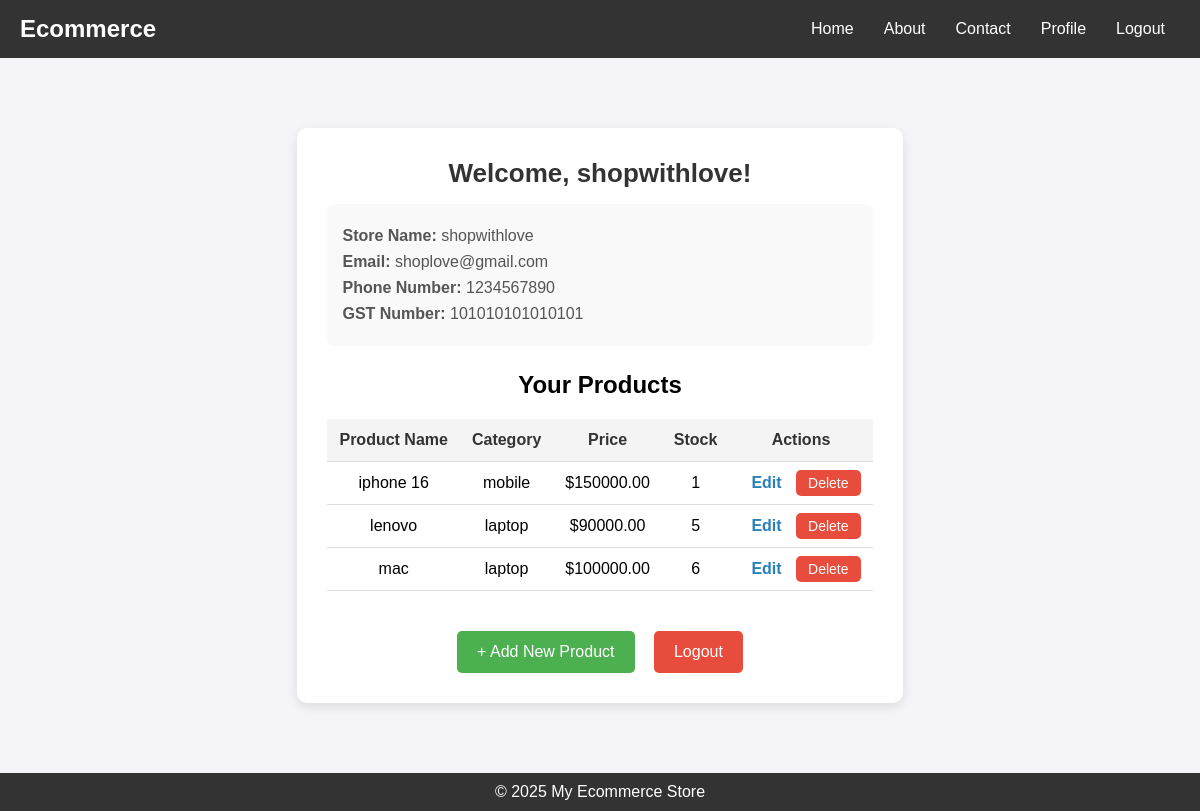
The app's page /seller/dashboard/ (signed in) with its own data.
### services/models.py (models this page shows, shortened)
class Seller(models.Model):
    user=models.OneToOneField(AppUser,on_delete=models.CASCADE,related_name='seller_profile')
    store_name=models.CharField(max_length=255,unique=True)
    phone_number=models.CharField(max_length=15)
    gst_number = models.CharField(max_length=20, unique=True, null=True, blank=True)
    email=models.EmailField()
    class Meta:
        verbose_name = "Seller"
        verbose_name_plural = "Sellers"
    def __str__(self):
        return self.store_name

class AppUser(AbstractUser):
    email = models.EmailField(unique=True)
    phone_number = models.CharField(max_length=15,blank=True,null=True)
    USERNAME_FIELD = "email"
    REQUIRED_FIELDS = ["username"]  #requried whern creating supoeruser

class Product(models.Model):
    CATEGORY_CHOICES = [
        ('laptop', 'Laptop'),
        ('mobile', 'Mobile'),
        ('headphone', 'Headphone'),
        ('smartwatch', 'Smartwatch'),
        ('speaker', 'Speaker'),
        ('accessories', 'Accessories'),
        ('keyboard', 'Keyboard'),
        ('mouse', 'Mouse'),
    ]
    seller = models.ForeignKey(Seller, on_delete=models.CASCADE, related_name='products')
    name = models.CharField(max_length=255)
    description = models.TextField()
    category = models.CharField(max_length=255, choices=CATEGORY_CHOICES)
    image = models.ImageField(upload_to='products/', null=True, blank=True)
    price = models.DecimalField(max_digits=10, decimal_places=2)
    stock = models.PositiveIntegerField()
    created_at = models.DateTimeField(auto_now_add=True)
    tags = models.ManyToManyField(Tag, blank=True, related_name='products')  # ✅ FIXED

### services/views.py (the view)
# urls.py: path("seller/dashboard/", SellerDashboardView.as_view(), name="seller_dashboard"),
class SellerDashboardView(LoginRequiredMixin, TemplateView):
    template_name = "seller/seller_dashboard.html"
    def get(self, request, *args, **kwargs):
        try:
            seller = request.user.seller_profile  # Try to get the linked Seller instance
            print("Seller exists:", seller)  # Debugging
        except AttributeError:
            print("User has no seller profile:", request.user)  # Debugging
            messages.error(request, "You are not registered as a seller.")
            return redirect("home")  # Redirect non-sellers to home
        return render(request, self.template_name, {"seller": seller})

### templates/seller/seller_dashboard.html (shortened to what this page needs)
{% extends "services/base.html" %}
{% block content %}
<div class="seller-dashboard-container">
    <h1>Welcome, {{ seller.store_name }}!</h1>
    <div class="dashboard-info">
        <p><strong>Store Name:</strong> {{ seller.store_name }}</p>
        <p><strong>Email:</strong> {{ seller.user.email }}</p>
        <p><strong>Phone Number:</strong> {{ seller.phone_number }}</p>
        <p><strong>GST Number:</strong> {{ seller.gst_number }}</p>
    </div>
    <h2>Your Products</h2>
    {% if seller.products.all %}
        <table class="seller-products-table">
            <thead>
                <tr>
                    <th>Product Name</th>
                    <th>Category</th>
                    <th>Price</th>
                    <th>Stock</th>
                    <th>Actions</th>
                </tr>
            </thead>
            <tbody>
                {% for product in seller.products.all %}
                <tr>
                    <td>{{ product.name }}</td>
                    <td>{{ product.category }}</td>
                    <td>${{ product.price }}</td>
                    <td>{{ product.stock }}</td>
                    <td>
                        <a href="{% url 'edit_product' product.id %}" class="edit-button">Edit</a>
                        <a href="{% url 'delete_product' product.id %}" class="delete-button" onclick="return confirm('Are you sure you want to delete this product?')">Delete</a>
                    </td>
                </tr>
                {% endfor %}
            </tbody>
        </table>
    {% else %}
        <p class="no-products">You haven't added any products yet.</p>
    {% endif %}
    <div class="dashboard-buttons">
        <a href="{% url 'add_product' %}" class="add-product-button">+ Add New Product</a>
        <a href="{% url 'logout' %}" class="logout-button">Logout</a>
    </div>
</div>
{% endblock %}

### static/services/css/styles.css (style rules this page uses)
* { margin: 0; padding: 0; box-sizing: border-box; font-family: 'Arial', sans-serif; }
body { background: #f4f4f9; display: flex; flex-direction: column; min-height: 100vh; }
.set-default-button, .delete-button { padding: 8px 12px; border: none; border-radius: 6px; cursor: pointer; font-size: 0.9rem; }
.delete-button { background: #d9534f; color: white; }

### static/seller/css/seller_styles.css (style rules this page uses)
.seller-dashboard-container { max-width: 800px; margin: 50px auto; padding: 20px; background-color: #fff; box-shadow: 0px 4px 8px rgba(0, 0, 0, 0.1); border-radius: 8px; }
.dashboard-info p { font-size: 16px; color: #333; margin: 10px 0; }
.logout-button { display: inline-block; margin-top: 20px; padding: 10px 20px; background-color: #e74c3c; color: white; text-decoration: none; border-radius: 5px; }
.seller-dashboard-container { max-width: 800px; margin: 50px auto; padding: 30px; background: #ffffff; border-radius: 10px; box-shadow: 0px 4px 12px rgba(0, 0, 0, 0.1); text-align: center; }
.seller-dashboard-container h1 { font-size: 26px; margin-bottom: 15px; color: #333; }
.dashboard-info { text-align: left; margin-bottom: 25px; padding: 15px; background: #f9f9f9; border-radius: 8px; }
.dashboard-info p { margin: 8px 0; font-size: 16px; color: #555; }
.seller-products-table { width: 100%; margin-top: 20px; border-collapse: collapse; }
.seller-products-table th, .seller-products-table td { border-bottom: 1px solid #ddd; padding: 12px; text-align: center; }
.seller-products-table th { background: #f4f4f4; font-weight: bold; color: #333; }
.dashboard-buttons { margin-top: 20px; }
.add-product-button, .logout-button { display: inline-block; padding: 12px 20px; border: none; border-radius: 5px; font-size: 16px; text-decoration: none; cursor: pointer; transition: 0.2s; }
.add-product-button { background: #4CAF50; color: white; margin-right: 15px; }
.logout-button { background: #e74c3c; color: white; }
.edit-button { color: #2980b9; text-decoration: none; font-weight: bold; padding: 5px 10px; transition: 0.2s; }
.delete-button { background: #e74c3c; color: white; padding: 5px 12px; border-radius: 5px; text-decoration: none; font-size: 14px; transition: 0.2s; }

### records on screen
Seller: store_name "shopwithlove", user.email "shoplove@gmail.com", phone_number "1234567890", gst_number "101010101010101"
Product: name "iphone 16", category "mobile", price "150000.00", stock "1"
Product: name "lenovo", category "laptop", price "90000.00", stock "5"
Product: name "mac", category "laptop", price "100000.00", stock "6"
